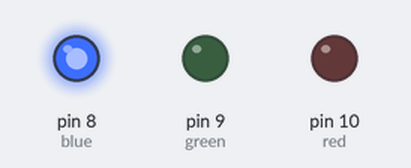
Recording of a sketch running on a simulated Arduino Uno, built with avr-gcc and run on an emulated ATmega328P. On the bench: output pins drawn as LEDs (lit = HIGH).

Above: at 0.1 s.
Timing chart, 0 to 1.6 s (numbered marks = the images above):
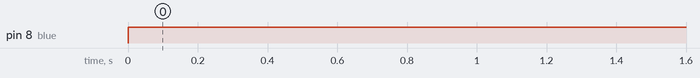

The sketch:

3ledEx.ino
```cpp
void setup() {
  // put your setup code here, to run once:
  pinMode(8, OUTPUT); //blue
  pinMode(9, OUTPUT); //green
  pinMode(10, OUTPUT); //red
}

void loop() {
  // put your main code here, to run repeatedly:
  digitalWrite(8, HIGH);
}
```

Measured:
- by itself, pin 8 (blue): LOW → HIGH at 0.00 s
